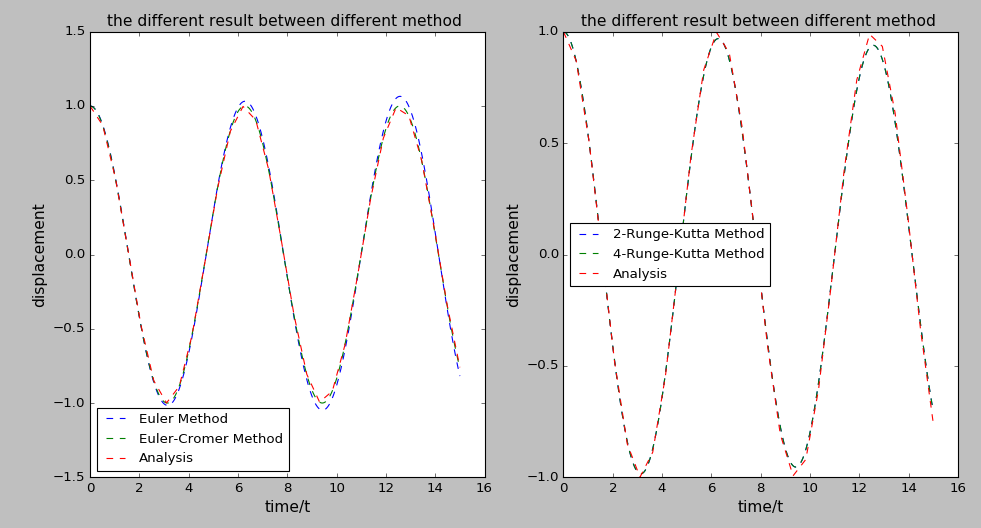

Write Python code to recreate this figure.
#basic packges needed
#matplotlib - for plot 2D lines
#numpy - for math 
import matplotlib.pyplot as plt
import numpy as np
# class EULER
# use EULER METHOD to solve the pendulum
# para. & var.  :    
# intial value 
class EULER(object):
    #def __init__(self, _theta0=10., _omg0=0, _t0=0., _l=9.8/(4*(np.pi)**2),_g=9.8, _dt=0.01, _time=4.):
       # self.theta, self.omg, self.t = [_theta0], [_omg0], [_t0]
       # self.l, self.g, self.dt, self.time, self.n= _l, _g, _dt, _time, int(_time/_dt)
       # self.E = [0.5*((self.l*_omg0)**2+self.g*se
    def __init__(self,_t0=0.,_dt=0.01,_time=15.,_x0=1.,_v0=0):
        self.x,self.t,self.v=[_x0],[_t0],[_v0]
        self.dt=_dt
        self.n=int(_time/_dt)
    def calculate(self):
        for i in range(self.n):
            self.v.append(self.v[-1]-self.x[-1]*self.dt)
            self.x.append(self.x[-1]+self.v[-2]*self.dt)
            self.t.append(self.t[-1]+self.dt)
            #self.E.append(0.5*((self.l*self.omg[-1])**2+self.g*self.l*(self.theta[-1])**2))
    def plot_x(self,_ax):
        _ax.plot(self.t, self.x, '--',label='Euler Method')
    #def plot_E(self,_ax):
       #_ax.plot(self.t,self.E,'--',label='Euler Method')
# class CROMER
# use EULER-CROMER METHOD to solve the pendulum
# para. & var.  :    
#initial value        
class CROMER(EULER):
    def calculate(self):
        for i in range(self.n):
            self.v.append(self.v[-1]-self.x[-1]*self.dt)
            self.x.append(self.x[-1]+self.v[-1]*self.dt)
            self.t.append(self.t[-1]+self.dt)
            #self.E.append(0.5*((self.l*self.omg[-1])**2+self.g*self.l*(self.theta[-1])**2))
    def plot_x(self,_ax):
        _ax.plot(self.t, self.x, '--',label='Euler-Cromer Method')
    #def plot_E(self,_ax):
        #_ax.plot(self.t,self.E,'--',label='Euler-Cromer Method')
#class RUNGE_RUNGE_22
# use 2nd Runge-Kutta Method to solve the pendulum
# para. & var.  :
#initial value
class RUNGE_RUNGE_22(EULER):
    def calculate(self):
        for i in range(self.n):
            self.t2=self.t[-1]+self.dt/2
            self.v2=self.v[-1]-self.x[-1]*self.dt/2
            self.x2=self.x[-1]+self.v2*self.dt
            self.t.append(self.t[-1]+self.dt)
            self.v.append(self.v[-1]-self.x2*self.dt)
            self.x.append(self.x[-1]+self.v[-1]*self.dt)
    def plot_x(self,_ax):
        _ax.plot(self.t, self.x, '--',label='2-Runge-Kutta Method')
    #def plot_E(self,_ax):
       #_ax.plot(self.t,self.E,'--',label='2nd-order Runge-Kutta')
# class RUNGE_RUNGE_44
# use 4th Runge-Kutta Method to solve the pendulum
# para. & var.  :
#initial value
class RUNGE_RUNGE_44(EULER):
    def calculate(self):
        for i in range(self.n):
            self.t1,self.t2,self.t3,self.t4=self.t[-1],self.t[-1]+self.dt/2.,self.t[-1]+self.dt/2.,self.t[-1]+self.dt
            self.v1=self.v[-1]
            self.x1=self.x[-1]+self.v1*self.dt
            self.v2=self.v1-self.x1*self.dt/2
            self.x2=self.x[-1]+self.v2*self.dt
            self.v3=self.v1-self.x2*self.dt/2
            self.x3=self.x[-1]+self.v3*self.dt
            self.v4=self.v1-self.x3*self.dt/2
            self.x4=self.x[-1]+self.v4*self.dt
            self.t.append(self.t[-1]+self.dt)
            self.v.append(self.v[-1]+1./6.*(-self.x1-2.*self.x2-2.*self.x3-self.x4)*self.dt)
            self.x.append(self.x[-1]+self.v[-1]*self.dt)
    def plot_x(self,_ax):
     _ax.plot(self.t, self.x, '--',label='4-Runge-Kutta Method')
 # self.E.append(0.5*((self.l*self.omg[-1])**2+self.g*self.l*(self.theta[-1])**2))
   # def plot_E(self,_ax):
       # _ax.plot(self.t,self.E,'--',label='4th-order Runge-Kutta')       
# plot :
#        ax1 - time dependence of angel
#        ax2 - time dependence of energy
# both EULER & EULER CROMER METHOD &RUNGE_KUTTA are used
fig= plt.figure(figsize=(14,7))
ax1 = plt.subplot(121)
ax2 = plt.subplot(122)
comp= EULER()
comp.calculate()
comp.plot_x(ax1)
comp= CROMER()
comp.calculate()
comp.plot_x(ax1)
comp=RUNGE_RUNGE_22()
comp.calculate()
comp.plot_x(ax2)
comp=RUNGE_RUNGE_44()
comp.calculate()
comp.plot_x(ax2)
t=np.linspace(0,15,30)
x=np.cos(t)
ax1.plot(t,x,'--',label='Analysis')
ax2.plot(t,x,'--',label='Analysis')
#ax2.text(0.5,350,'Period:  '+r'$ \tau $'+' = 1s',fontsize=14)
ax1.set_title('the different result between different method ',fontsize=14)
ax2.set_title('the different result between different method ',fontsize=14)
ax1.set_xlabel('time/t',fontsize=14)
ax1.set_ylabel('displacement',fontsize=14)
ax2.set_xlabel('time/t',fontsize=14)
ax2.set_ylabel('displacement',fontsize=14)
ax1.legend(fontsize=12,loc='best')
ax2.legend(fontsize=12,loc='best')
plt.show(fig)
